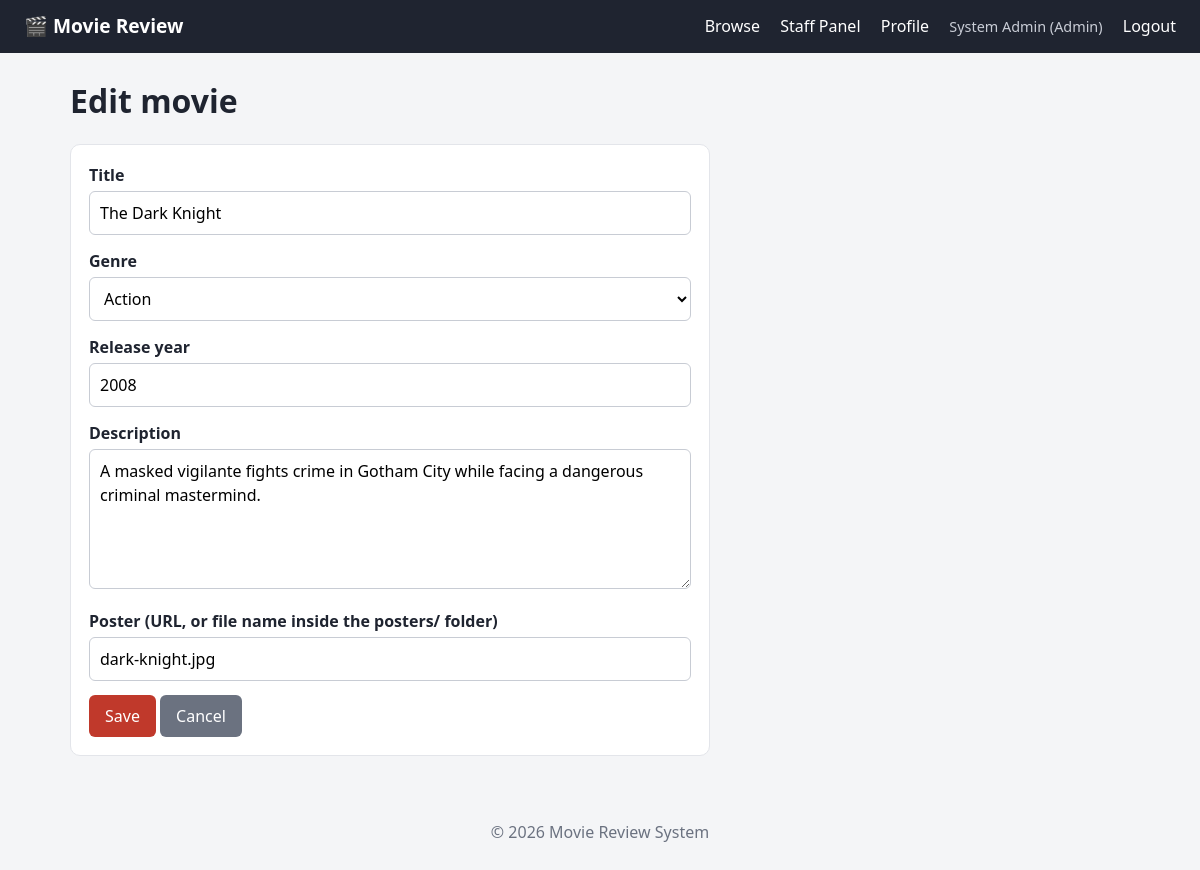
/movie_form.php?id=1 (signed in), run on the app's committed database.
### tables this page shows
CREATE TABLE movies (
    movie_id     INT AUTO_INCREMENT PRIMARY KEY,
    genre_id     INT NOT NULL,
    title        VARCHAR(255) NOT NULL,
    release_year SMALLINT,
    description  TEXT,
    poster       VARCHAR(500),
    created_at   TIMESTAMP DEFAULT CURRENT_TIMESTAMP,
    updated_at   TIMESTAMP DEFAULT CURRENT_TIMESTAMP ON UPDATE CURRENT_TIMESTAMP,
    CONSTRAINT fk_movies_genre FOREIGN KEY (genre_id)
        REFERENCES genres(genre_id) ON UPDATE CASCADE ON DELETE RESTRICT
);

CREATE TABLE genres (
    genre_id   INT AUTO_INCREMENT PRIMARY KEY,
    genre_name VARCHAR(100) NOT NULL UNIQUE
);

### auth.php (called while the page is built, shortened)
<?php
function e($v): string { return htmlspecialchars((string)$v, ENT_QUOTES, 'UTF-8'); }

### movie_form.php (the view, shortened to what this page needs)
<?php
require_once __DIR__ . '/auth.php';
$id = (int)($_GET['id'] ?? $_POST['movie_id'] ?? 0);
$genres = $pdo->query('SELECT * FROM genres ORDER BY genre_name')->fetchAll();
$movie = ['title' => '', 'genre_id' => '', 'release_year' => '', 'description' => '', 'poster' => ''];
if ($id) {
    $s = $pdo->prepare('SELECT * FROM movies WHERE movie_id = :id');
    $s->execute([':id' => $id]);
    $movie = $s->fetch();
}
$pageTitle = $id ? 'Edit movie' : 'Add movie';
require __DIR__ . '/header.php';
?>
<h1><?= e($pageTitle) ?></h1>
<form method="POST" class="card form-wide">
    <div class="form-group"><label>Title</label>
        <input type="text" name="title" maxlength="255" value="<?= e($movie['title']) ?>" required></div>
    <div class="form-group"><label>Genre</label>
        <select name="genre_id" required>
            <?php foreach ($genres as $g): ?>
                <option value="<?= $g['genre_id'] ?>" <?= (int)$movie['genre_id'] === (int)$g['genre_id'] ? 'selected' : '' ?>><?= e($g['genre_name']) ?></option>
            <?php endforeach; ?>
        </select></div>
    <div class="form-group"><label>Release year</label>
        <input type="number" name="release_year" min="1888" max="<?= date('Y') + 5 ?>" value="<?= e($movie['release_year']) ?>" required></div>
    <div class="form-group"><label>Description</label>
        <textarea name="description" rows="5"><?= e($movie['description']) ?></textarea></div>
    <div class="form-group"><label>Poster (URL, or file name inside the posters/ folder)</label>
        <input type="text" name="poster" value="<?= e($movie['poster']) ?>"></div>
    <button class="btn">Save</button>
    <a class="btn btn-secondary" href="admin.php">Cancel</a>
</form>
<?php require __DIR__ . '/footer.php'; ?>

### style.css (style rules this page uses)
:root { --bg: #f4f5f7; --card: #fff; --text: #1f2430; --muted: #6b7280; --accent: #c0392b; --accent-dark: #962d22; --line: #e3e5ea; }
* { box-sizing: border-box; }
body { margin: 0; font-family: system-ui, -apple-system, "Segoe UI", Roboto, sans-serif; background: var(--bg); color: var(--text); line-height: 1.5; }
a { color: var(--accent); }
h1 { margin: .2em 0 .6em; }
.card { background: var(--card); border: 1px solid var(--line); border-radius: 10px; padding: 18px; margin: 16px 0; }
.form-wide { max-width: 640px; }
.form-group { margin-bottom: 14px; }
label { display: block; font-weight: 600; margin-bottom: 4px; }
input[type=text], input[type=email], input[type=password], input[type=number], select, textarea { width: 100%; padding: 9px 10px; border: 1px solid #c8ccd4; border-radius: 6px; font: inherit; background: #fff; }
.btn { display: inline-block; background: var(--accent); color: #fff; border: 0; padding: 9px 16px; border-radius: 6px; cursor: pointer; text-decoration: none; font: inherit; }
.btn-secondary { background: #6b7280; }

### data on the page
movies: title "The Dark Knight", genre_id "Action", release_year "2008", description "A masked vigilante fights crime in Gotham City while facing a dangerous criminal mastermind.", poster "dark-knight.jpg"

### other printed values
current_user()['name'] "System Admin"
role_label(user_role()) "Admin"
$pageTitle "Edit movie"
